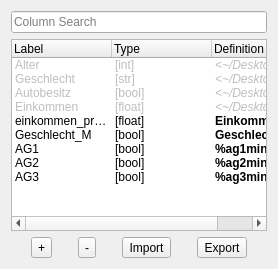
<?xml version="1.0" encoding="UTF-8"?>
<ui version="4.0">
 <class>Form</class>
 <widget class="QWidget" name="Form">
  <layout class="QVBoxLayout" name="layout_columns">
   <item>
    <widget class="QLineEdit" name="search_field">
     <property name="placeholderText">
      <string>Column Search</string>
     </property>
    </widget>
   </item>
   <item>
    <widget class="QTreeWidget" name="table">
     <property name="indentation">
      <number>0</number>
     </property>
     <attribute name="headerDefaultSectionSize">
      <number>100</number>
     </attribute>
     <column>
      <property name="text">
       <string>Label</string>
      </property>
     </column>
     <column>
      <property name="text">
       <string>Type</string>
      </property>
     </column>
     <column>
      <property name="text">
       <string>Definition</string>
      </property>
     </column>
     <item>
      <property name="text">
       <string>Alter</string>
      </property>
      <property name="text">
       <string>[int]</string>
      </property>
      <property name="text">
       <string>&lt;~/Desktop/input.csv&gt;{Alter}</string>
      </property>
      <property name="font">
       <font>
        <italic>true</italic>
       </font>
      </property>
      <property name="flags">
       <set>ItemIsSelectable|ItemIsDragEnabled|ItemIsDropEnabled|ItemIsUserCheckable</set>
      </property>
     </item>
     <item>
      <property name="text">
       <string>Geschlecht</string>
      </property>
      <property name="text">
       <string>[str]</string>
      </property>
      <property name="text">
       <string>&lt;~/Desktop/input.csv&gt;{Geschlecht}</string>
      </property>
      <property name="font">
       <font>
        <italic>true</italic>
       </font>
      </property>
      <property name="flags">
       <set>ItemIsSelectable|ItemIsDragEnabled|ItemIsDropEnabled|ItemIsUserCheckable</set>
      </property>
     </item>
     <item>
      <property name="text">
       <string>Autobesitz</string>
      </property>
      <property name="text">
       <string>[bool]</string>
      </property>
      <property name="text">
       <string>&lt;~/Desktop/input.csv&gt;{Autobesitz}</string>
      </property>
      <property name="font">
       <font>
        <italic>true</italic>
       </font>
      </property>
      <property name="flags">
       <set>ItemIsSelectable|ItemIsDragEnabled|ItemIsDropEnabled|ItemIsUserCheckable</set>
      </property>
     </item>
     <item>
      <property name="text">
       <string>Einkommen</string>
      </property>
      <property name="text">
       <string>[float]</string>
      </property>
      <property name="text">
       <string>&lt;~/Desktop/input.csv&gt;{Einkommen}</string>
      </property>
      <property name="font">
       <font>
        <italic>true</italic>
       </font>
      </property>
      <property name="flags">
       <set>ItemIsSelectable|ItemIsDragEnabled|ItemIsDropEnabled|ItemIsUserCheckable</set>
      </property>
     </item>
     <item>
      <property name="text">
       <string>einkommen_pro_alter</string>
      </property>
      <property name="text">
       <string>[float]</string>
      </property>
      <property name="text">
       <string>Einkommen / Alter</string>
      </property>
      <property name="font">
       <font>
        <bold>true</bold>
       </font>
      </property>
      <property name="flags">
       <set>ItemIsSelectable|ItemIsEditable|ItemIsDragEnabled|ItemIsDropEnabled|ItemIsUserCheckable|ItemIsEnabled</set>
      </property>
     </item>
     <item>
      <property name="text">
       <string>Geschlecht_M</string>
      </property>
      <property name="text">
       <string>[bool]</string>
      </property>
      <property name="text">
       <string>Geschlecht == 'M'</string>
      </property>
      <property name="font">
       <font>
        <bold>true</bold>
       </font>
      </property>
      <property name="flags">
       <set>ItemIsSelectable|ItemIsEditable|ItemIsDragEnabled|ItemIsDropEnabled|ItemIsUserCheckable|ItemIsEnabled</set>
      </property>
     </item>
     <item>
      <property name="text">
       <string>AG1</string>
      </property>
      <property name="text">
       <string>[bool]</string>
      </property>
      <property name="text">
       <string>%ag1min &lt;= Alter &lt; %ag2min</string>
      </property>
      <property name="font">
       <font>
        <bold>true</bold>
       </font>
      </property>
      <property name="flags">
       <set>ItemIsSelectable|ItemIsEditable|ItemIsDragEnabled|ItemIsDropEnabled|ItemIsUserCheckable|ItemIsEnabled</set>
      </property>
     </item>
     <item>
      <property name="text">
       <string>AG2</string>
      </property>
      <property name="text">
       <string>[bool]</string>
      </property>
      <property name="text">
       <string>%ag2min &lt;= Alter &lt; %ag3min</string>
      </property>
      <property name="font">
       <font>
        <bold>true</bold>
       </font>
      </property>
      <property name="flags">
       <set>ItemIsSelectable|ItemIsEditable|ItemIsDragEnabled|ItemIsDropEnabled|ItemIsUserCheckable|ItemIsEnabled</set>
      </property>
     </item>
     <item>
      <property name="text">
       <string>AG3</string>
      </property>
      <property name="text">
       <string>[bool]</string>
      </property>
      <property name="text">
       <string>%ag3min &lt;= Alter</string>
      </property>
      <property name="font">
       <font>
        <bold>true</bold>
       </font>
      </property>
      <property name="flags">
       <set>ItemIsSelectable|ItemIsEditable|ItemIsDragEnabled|ItemIsDropEnabled|ItemIsUserCheckable|ItemIsEnabled</set>
      </property>
     </item>
    </widget>
   </item>
   <item>
    <layout class="QHBoxLayout" name="layout_cols_tools">
     <item>
      <widget class="QToolButton" name="add_button">
       <property name="text">
        <string>+</string>
       </property>
       <property name="icon">
        <iconset theme="list-add">
         <normaloff>.</normaloff>.</iconset>
       </property>
      </widget>
     </item>
     <item>
      <widget class="QToolButton" name="remove_button">
       <property name="text">
        <string>-</string>
       </property>
       <property name="icon">
        <iconset theme="list-remove">
         <normaloff>.</normaloff>.</iconset>
       </property>
      </widget>
     </item>
     <item>
      <widget class="QToolButton" name="import_button">
       <property name="text">
        <string>Import</string>
       </property>
       <property name="icon">
        <iconset theme="document-open">
         <normaloff>.</normaloff>.</iconset>
       </property>
      </widget>
     </item>
     <item>
      <widget class="QToolButton" name="export_button">
       <property name="text">
        <string>Export</string>
       </property>
       <property name="icon">
        <iconset theme="document-save-as">
         <normaloff>.</normaloff>.</iconset>
       </property>
      </widget>
     </item>
    </layout>
   </item>
  </layout>
 </widget>
 <resources/>
 <connections/>
</ui>
